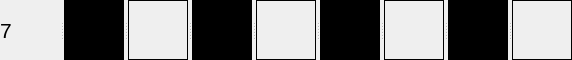
     <widget class="QSplitter" name="splitter_2">
      <property name="orientation">
       <enum>Qt::Horizontal</enum>
      </property>
      <widget class="QLabel" name="label_74">
       <property name="minimumSize">
        <size>
         <width>60</width>
         <height>60</height>
        </size>
       </property>
       <property name="maximumSize">
        <size>
         <width>60</width>
         <height>60</height>
        </size>
       </property>
       <property name="baseSize">
        <size>
         <width>60</width>
         <height>60</height>
        </size>
       </property>
       <property name="font">
        <font>
         <family>Arial</family>
         <pointsize>16</pointsize>
        </font>
       </property>
       <property name="layoutDirection">
        <enum>Qt::LeftToRight</enum>
       </property>
       <property name="text">
        <string>7</string>
       </property>
      </widget>
      <widget class="QLabel" name="label_3">
       <property name="minimumSize">
        <size>
         <width>60</width>
         <height>60</height>
        </size>
       </property>
       <property name="maximumSize">
        <size>
         <width>60</width>
         <height>60</height>
        </size>
       </property>
       <property name="baseSize">
        <size>
         <width>60</width>
         <height>60</height>
        </size>
       </property>
       <property name="layoutDirection">
        <enum>Qt::LeftToRight</enum>
       </property>
       <property name="autoFillBackground">
        <bool>false</bool>
       </property>
       <property name="styleSheet">
        <string notr="true">background-color : black</string>
       </property>
       <property name="text">
        <string/>
       </property>
      </widget>
      <widget class="QLabel" name="label_11">
       <property name="minimumSize">
        <size>
         <width>60</width>
         <height>60</height>
        </size>
       </property>
       <property name="maximumSize">
        <size>
         <width>60</width>
         <height>60</height>
        </size>
       </property>
       <property name="baseSize">
        <size>
         <width>60</width>
         <height>60</height>
        </size>
       </property>
       <property name="layoutDirection">
        <enum>Qt::LeftToRight</enum>
       </property>
       <property name="autoFillBackground">
        <bool>false</bool>
       </property>
       <property name="styleSheet">
        <string notr="true">border: 1px solid black</string>
       </property>
       <property name="text">
        <string/>
       </property>
      </widget>
      <widget class="QLabel" name="label_20">
       <property name="minimumSize">
        <size>
         <width>60</width>
         <height>60</height>
        </size>
       </property>
       <property name="maximumSize">
        <size>
         <width>60</width>
         <height>60</height>
        </size>
       </property>
       <property name="baseSize">
        <size>
         <width>60</width>
         <height>60</height>
        </size>
       </property>
       <property name="layoutDirection">
        <enum>Qt::LeftToRight</enum>
       </property>
       <property name="autoFillBackground">
        <bool>false</bool>
       </property>
       <property name="styleSheet">
        <string notr="true">background-color : black</string>
       </property>
       <property name="text">
        <string/>
       </property>
      </widget>
      <widget class="QLabel" name="label_29">
       <property name="minimumSize">
        <size>
         <width>60</width>
         <height>60</height>
        </size>
       </property>
       <property name="maximumSize">
        <size>
         <width>60</width>
         <height>60</height>
        </size>
       </property>
       <property name="baseSize">
        <size>
         <width>60</width>
         <height>60</height>
        </size>
       </property>
       <property name="layoutDirection">
        <enum>Qt::LeftToRight</enum>
       </property>
       <property name="autoFillBackground">
        <bool>false</bool>
       </property>
       <property name="styleSheet">
        <string notr="true">border: 1px solid black</string>
       </property>
       <property name="text">
        <string/>
       </property>
      </widget>
      <widget class="QLabel" name="label_38">
       <property name="minimumSize">
        <size>
         <width>60</width>
         <height>60</height>
        </size>
       </property>
       <property name="maximumSize">
        <size>
         <width>60</width>
         <height>60</height>
        </size>
       </property>
       <property name="baseSize">
        <size>
         <width>60</width>
         <height>60</height>
        </size>
       </property>
       <property name="layoutDirection">
        <enum>Qt::LeftToRight</enum>
       </property>
       <property name="autoFillBackground">
        <bool>false</bool>
       </property>
       <property name="styleSheet">
        <string notr="true">background-color : black</string>
       </property>
       <property name="text">
        <string/>
       </property>
      </widget>
      <widget class="QLabel" name="label_47">
       <property name="minimumSize">
        <size>
         <width>60</width>
         <height>60</height>
        </size>
       </property>
       <property name="maximumSize">
        <size>
         <width>60</width>
         <height>60</height>
        </size>
       </property>
       <property name="baseSize">
        <size>
         <width>60</width>
         <height>60</height>
        </size>
       </property>
       <property name="layoutDirection">
        <enum>Qt::LeftToRight</enum>
       </property>
       <property name="autoFillBackground">
        <bool>false</bool>
       </property>
       <property name="styleSheet">
        <string notr="true">border: 1px solid black</string>
       </property>
       <property name="text">
        <string/>
       </property>
      </widget>
      <widget class="QLabel" name="label_56">
       <property name="minimumSize">
        <size>
         <width>60</width>
         <height>60</height>
        </size>
       </property>
       <property name="maximumSize">
        <size>
         <width>60</width>
         <height>60</height>
        </size>
       </property>
       <property name="baseSize">
        <size>
         <width>60</width>
         <height>60</height>
        </size>
       </property>
       <property name="layoutDirection">
        <enum>Qt::LeftToRight</enum>
       </property>
       <property name="autoFillBackground">
        <bool>false</bool>
       </property>
       <property name="styleSheet">
        <string notr="true">background-color : black</string>
       </property>
       <property name="text">
        <string/>
       </property>
      </widget>
      <widget class="QLabel" name="label_65">
       <property name="minimumSize">
        <size>
         <width>60</width>
         <height>60</height>
        </size>
       </property>
       <property name="maximumSize">
        <size>
         <width>60</width>
         <height>60</height>
        </size>
       </property>
       <property name="baseSize">
        <size>
         <width>60</width>
         <height>60</height>
        </size>
       </property>
       <property name="layoutDirection">
        <enum>Qt::LeftToRight</enum>
       </property>
       <property name="autoFillBackground">
        <bool>false</bool>
       </property>
       <property name="styleSheet">
        <string notr="true">border: 1px solid black</string>
       </property>
       <property name="text">
        <string/>
       </property>
      </widget>
     </widget>
